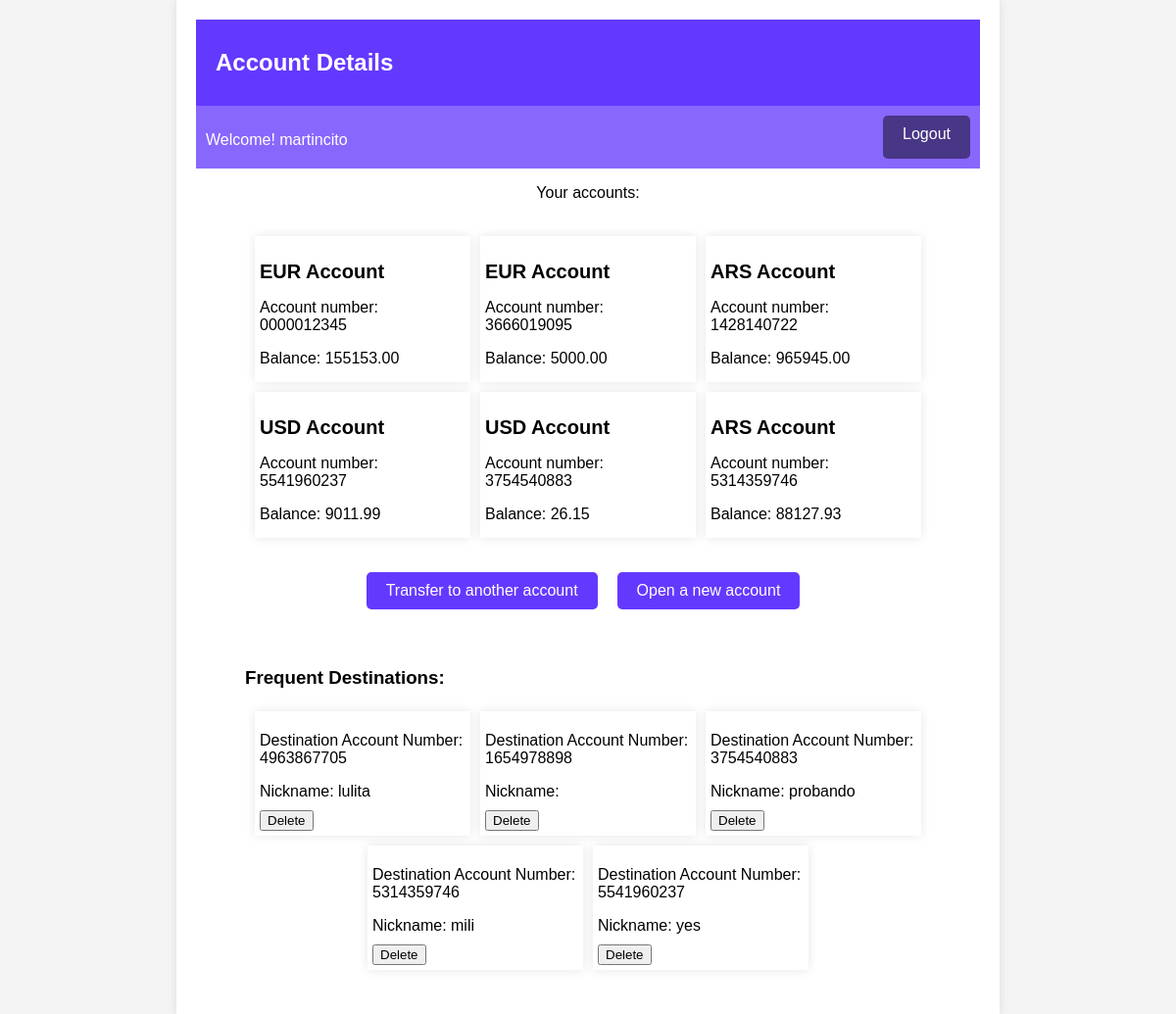
/accounts/account/ (signed in), run on the app's committed database.
### accounts/models.py (models this page shows, shortened)
class Account(models.Model):
    user = models.ForeignKey(User, on_delete=models.CASCADE)
    balance = MoneyField(max_digits=10, decimal_places=2, default=0.00, default_currency='USD')
    account_number = models.CharField(max_length=10, unique=True)
    currency = models.CharField(max_length=3)

class TransferDestination(models.Model):
    user_profile = models.ForeignKey(UserProfile, on_delete=models.CASCADE)
    destination_account_number = models.CharField(max_length=20)
    nickname = models.CharField(max_length=50)

### accounts/views.py (the view)
# urls.py: path('account/', views.account_details, name='account_details'),
@login_required
def account_details(request):
    user_accounts = Account.objects.filter(user=request.user)
    user_profile = UserProfile.objects.get(user=request.user)
    frequent_destinations = TransferDestination.objects.filter(user_profile=user_profile)
    return render(request, 'account_details.html', {'user_accounts': user_accounts, 'frequent_destinations': frequent_destinations})

### accounts/templates/account_details.html (shortened to what this page needs)
<!DOCTYPE html>
<html>
  <head>
    {% load static %}
    <link rel="stylesheet" type="text/css" href="{% static 'css/common.css' %}" />
    <link rel="stylesheet" type="text/css" href="{% static 'css/account_details.css' %}" />
  </head>
  <body>
    <div class="main-container">
        <h1>Account Details</h1>
      <div class="bar">
      {% if user_accounts %}
        <p id="bar">Welcome! {{ user_accounts.first.user.username }}</p>
      {% endif %}
      <a id="bar-button" href="{% url 'logout' %}">Logout</a>
      </div>
      <p id="subtitle">Your accounts:</p>
      <div class="accounts-container">
        {% for account in user_accounts %}
          <div class="individual-account-container">
            <h2>{{ account.currency }} Account</h2>
            <p>Account number: {{ account.account_number }}</p>
            <p>Balance: {{ account.balance }}</p>
          </div>
        {% endfor %}
        <br />
        <div class="buttons-container">
          <a href="{% url 'make_transaction' %}">Transfer to another account</a><br />
          <a href="{% url 'open_new_account' %}">Open a new account</a><br />
        </div>
      </div>
      <div class="accounts-container">
        <h3>Frequent Destinations:</h3>
        {% if frequent_destinations %}
            {% for destination in frequent_destinations %}
            <div class="individual-account-container">
                <p>Destination Account Number: {{ destination.destination_account_number }}</p>
                <p>Nickname: {{ destination.nickname }}</p>
                <form action="{% url 'delete_frequent_destination' destination.id %}" method="post">
                  <input type="submit" value="Delete" />
                </form>
            </div>
            {% endfor %}
        {% else %}
          <p>No frequent destinations found.</p>
        {% endif %}
      </div>
    </div>
  </body>
</html>

### accounts/static/css/common.css (style rules this page uses)
body { font-family: Arial, sans-serif; margin: 0; padding: 0; background-color: #f4f4f4; }
.main-container { max-width: 800px; margin-bottom: 30px; margin: 0 auto; padding: 20px; background-color: #fff; box-shadow: 0 0 10px rgba(0, 0, 0, 0.1); }
h1 { font-size: 24px; margin-bottom: 20px; background-color: #6439FF; color: #fff; padding: 30px 20px; margin: 0; }
h2 { font-size: 20px; margin-top: 20px; margin-bottom: 10px; }
p { margin-bottom: 10px; }
a { text-decoration: none; color: #0366d6; }
form { display: inline; margin: 0; padding: 0; }
input[type="submit"] { cursor: pointer; }
.bar { display: flex; justify-content: space-between; background-color: #8867fd; color: #fff; padding: 10px 10px; margin:0; }
#bar-button { display: inline-block; padding: 10px 20px; text-decoration: none; background-color: #483686; color: #fff; border: none; border-radius: 5px; cursor: pointer; transition: background-color 0.3s; }

### accounts/static/css/account_details.css (style rules this page uses)
h1 { background-color: #6439FF; color: #fff; padding: 30px 20px; margin:0; }
#subtitle { display: flex; justify-content: center; }
.accounts-container, .frequent-destinations-container { display: flex; flex-wrap: wrap; justify-content: center; max-width: 700px; margin: 0 auto; padding: 20px; background-color: #fff; }
.individual-account-container { max-width: 30%; box-shadow: 0 0 10px rgba(0, 0, 0, 0.1); margin: 5px 5px; padding: 5px 5px; }
h3 { width: 100%; }
.buttons-container { margin-top: 30px; display: flex; width: 100%; gap: 10px; justify-content: center; }
.buttons-container a { display: inline-block; padding: 10px 20px; text-decoration: none; background-color: #6439FF; color: #fff; border: none; border-radius: 5px; cursor: pointer; transition: background-color 0.3s; }

### data on the page
Account: first.user.username "martincito", currency "EUR", account_number "0000012345", balance "155153.00"
Account: currency "EUR", account_number "3666019095", balance "5000.00"
Account: currency "ARS", account_number "1428140722", balance "965945.00"
Account: currency "USD", account_number "5541960237", balance "9011.99"
Account: currency "USD", account_number "3754540883", balance "26.15"
Account: currency "ARS", account_number "5314359746", balance "88127.93"
TransferDestination: destination_account_number "4963867705", nickname "lulita"
TransferDestination: destination_account_number "1654978898"
TransferDestination: destination_account_number "3754540883", nickname "probando"
TransferDestination: destination_account_number "5314359746", nickname "mili"
TransferDestination: destination_account_number "5541960237", nickname "yes"
